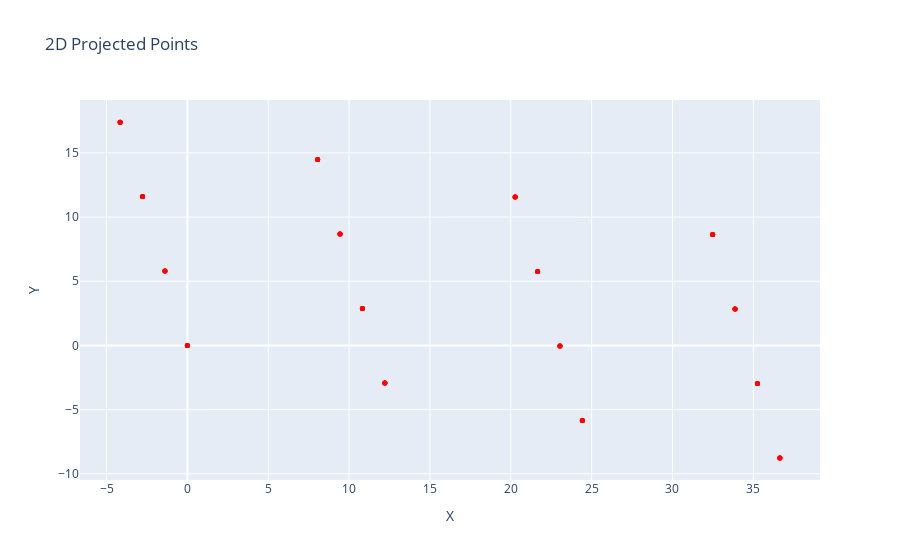

Here is the notebook cell this chart was saved with:
### Code cell
# 2D scatter plot
fig_2d = go.Figure()

# Add projected points
fig_2d.add_trace(go.Scatter(
    x=x_coords_2d,
    y=y_coords_2d,
    mode='markers',
    marker=dict(size=5, color='red'),
    name='Projected Points'
))

# Layout
fig_2d.update_layout(
    title='2D Projected Points',
    xaxis_title='X',
    yaxis_title='Y'
)

# Display 2D plot
fig_2d.show()

### Figure 1 — Plotly figure (JSON) as saved in the notebook; plotly's stock layout.template omitted (floating-point values rounded to 4 significant figures)
{"data": [{"marker": {"color": "red", "size": 5}, "mode": "markers", "name": "Projected Points", "type": "scatter", "x": [0, -1.386, -2.772, -4.158, 0, -1.386, -2.772, -4.158, 0, -1.386, -2.772, -4.158, 0, -1.386, -2.772, -4.158, 12.21, 10.83, 9.442, 8.056, 12.21, 10.83, 9.442, 8.056, 12.21, 10.83, 9.442, 8.056, 12.21, 10.83, 9.442, 8.056, 24.43, 23.04, 21.66, 20.27, 24.43, 23.04, 21.66, 20.27, 24.43, 23.04, 21.66, 20.27, 24.43, 23.04, 21.66, 20.27, 36.64, 35.26, 33.87, 32.48, 36.64, 35.26, 33.87, 32.48, 36.64, 35.26, 33.87, 32.48, 36.64, 35.26, 33.87, 32.48], "y": [0, 5.798, 11.6, 17.39, 0, 5.798, 11.6, 17.39, 0, 5.798, 11.6, 17.39, 0, 5.798, 11.6, 17.39, -2.92, 2.878, 8.677, 14.47, -2.92, 2.878, 8.677, 14.47, -2.92, 2.878, 8.677, 14.47, -2.92, 2.878, 8.677, 14.47, -5.839, -0.04122, 5.757, 11.55, -5.839, -0.04122, 5.757, 11.55, -5.839, -0.04122, 5.757, 11.55, -5.839, -0.04122, 5.757, 11.55, -8.759, -2.961, 2.837, 8.635, -8.759, -2.961, 2.837, 8.635, -8.759, -2.961, 2.837, 8.635, -8.759, -2.961, 2.837, 8.635]}], "layout": {"title": {"text": "2D Projected Points"}, "xaxis": {"title": {"text": "X"}}, "yaxis": {"title": {"text": "Y"}}}}
